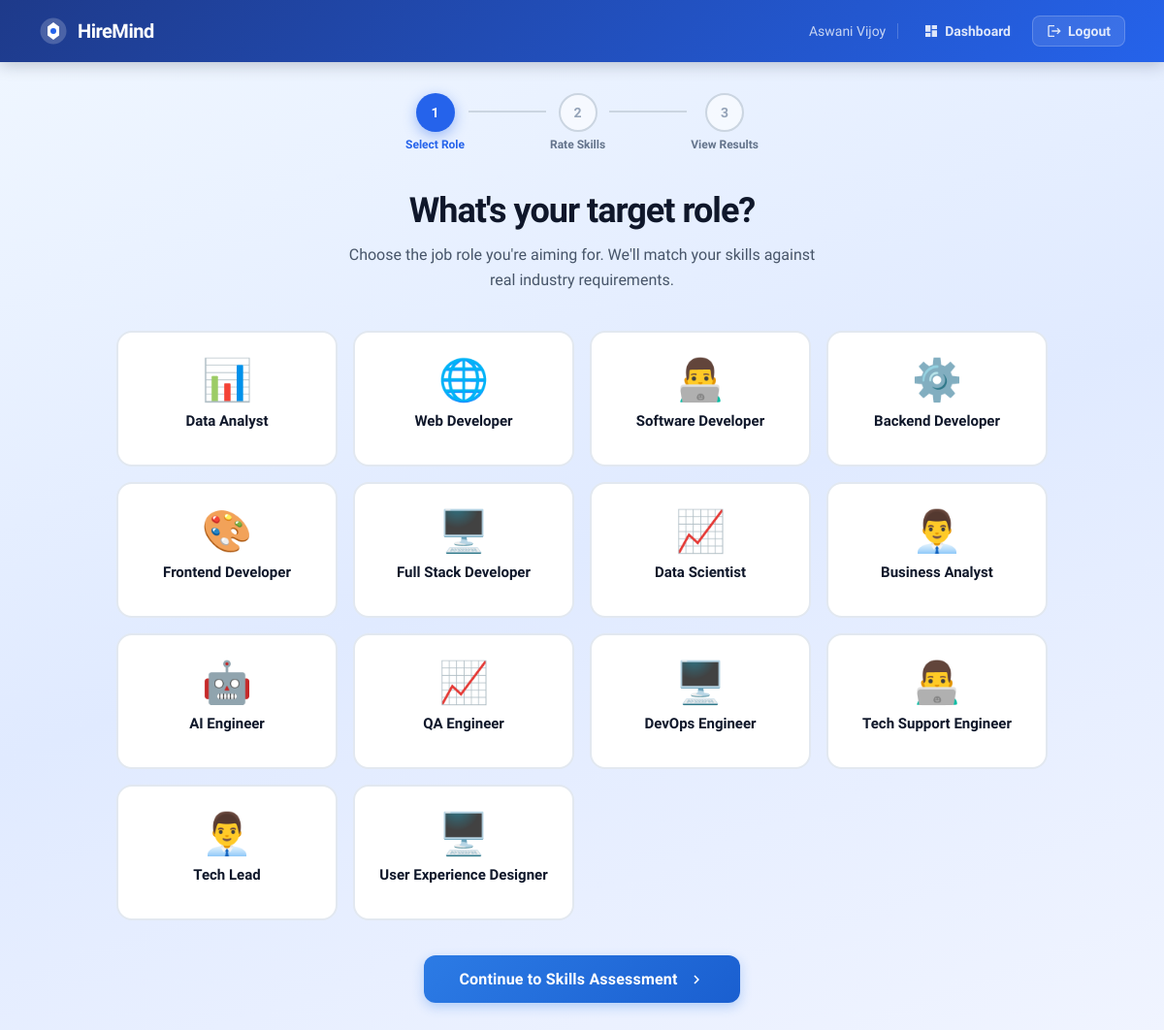
Before: / (signed in) with the older database file.
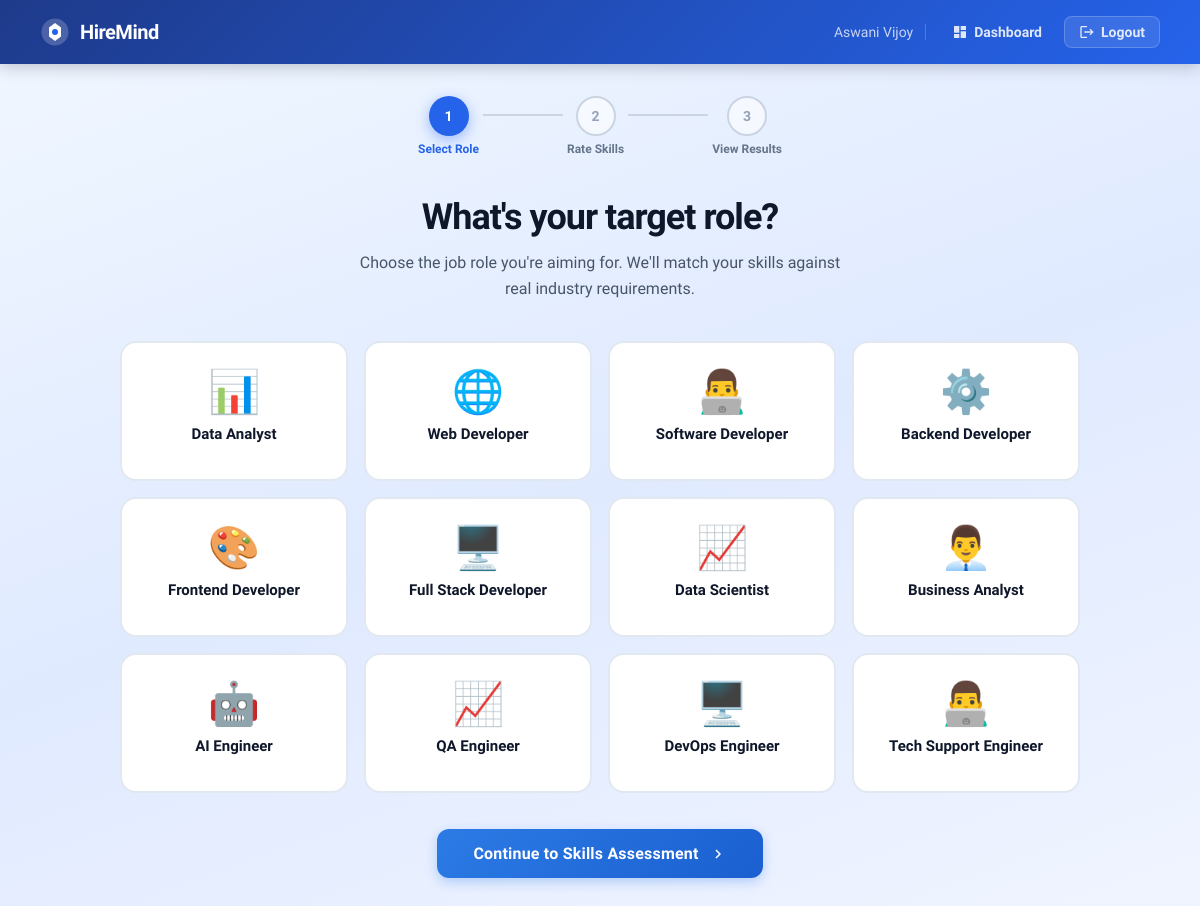
After: the same page with the newer database file.
### tables this page shows
CREATE TABLE job_roles (
            id INTEGER PRIMARY KEY AUTOINCREMENT,
            role_name TEXT UNIQUE,
            icon TEXT DEFAULT '💼'
        );

### app.py (the view)
@app.route('/')
def select_role():
    if 'user_id' not in session:
        return redirect(url_for('login'))
    if session['user_id'] == 1:
        return redirect(url_for('admin_dashboard'))
    conn = sqlite3.connect("hiremind.db", timeout=10)
    cursor = conn.cursor()
    cursor.execute("SELECT role_name, icon FROM job_roles")
    roles = cursor.fetchall()
    conn.close()
    return render_template('select_role.html', roles=roles)

### templates/select_role.html (shortened to what this page needs)
{% extends "base.html" %}
{% block content %}
<head>
</head>
<div class="page-wrapper">
    <div class="stepper">
        <div class="stepper-step">
            <div class="stepper-circle active">1</div>
            <span class="stepper-label active-label">Select Role</span>
        </div>
        <div class="stepper-line"></div>
        <div class="stepper-step">
            <div class="stepper-circle inactive">2</div>
            <span class="stepper-label">Rate Skills</span>
        </div>
        <div class="stepper-line"></div>
        <div class="stepper-step">
            <div class="stepper-circle inactive">3</div>
            <span class="stepper-label">View Results</span>
        </div>
    </div>
    <div class="page-head">
        <h1>What's your target role?</h1>
        <p>Choose the job role you're aiming for. We'll match your skills against real industry requirements.</p>
    </div>
    <form action="/skills" method="post">
        <div class="roles-grid">
            {% for role, icon in roles %}
            <div class="role-card">
                <label for="role_{{ loop.index }}">
                    <div class="role-icon">{{ icon }}</div>
                    <div class="role-name">{{ role }}</div>
                </label>
            </div>
            {% endfor %}
        </div>
        <div class="cta-row">
            <button type="submit" class="btn-cta">
                Continue to Skills Assessment
                <svg width="18" height="18" viewBox="0 0 24 24" fill="currentColor"><path d="M8.59 16.59L13.17 12 8.59 7.41 10 6l6 6-6 6z"/></svg>
            </button>
        </div>
    </form>
</div>
{% endblock %}

Changed rows visible on the page:
removed job_roles: icon "👨‍💼", role_name "Tech Lead"
removed job_roles: icon "🖥️", role_name "User Experience Designer"
